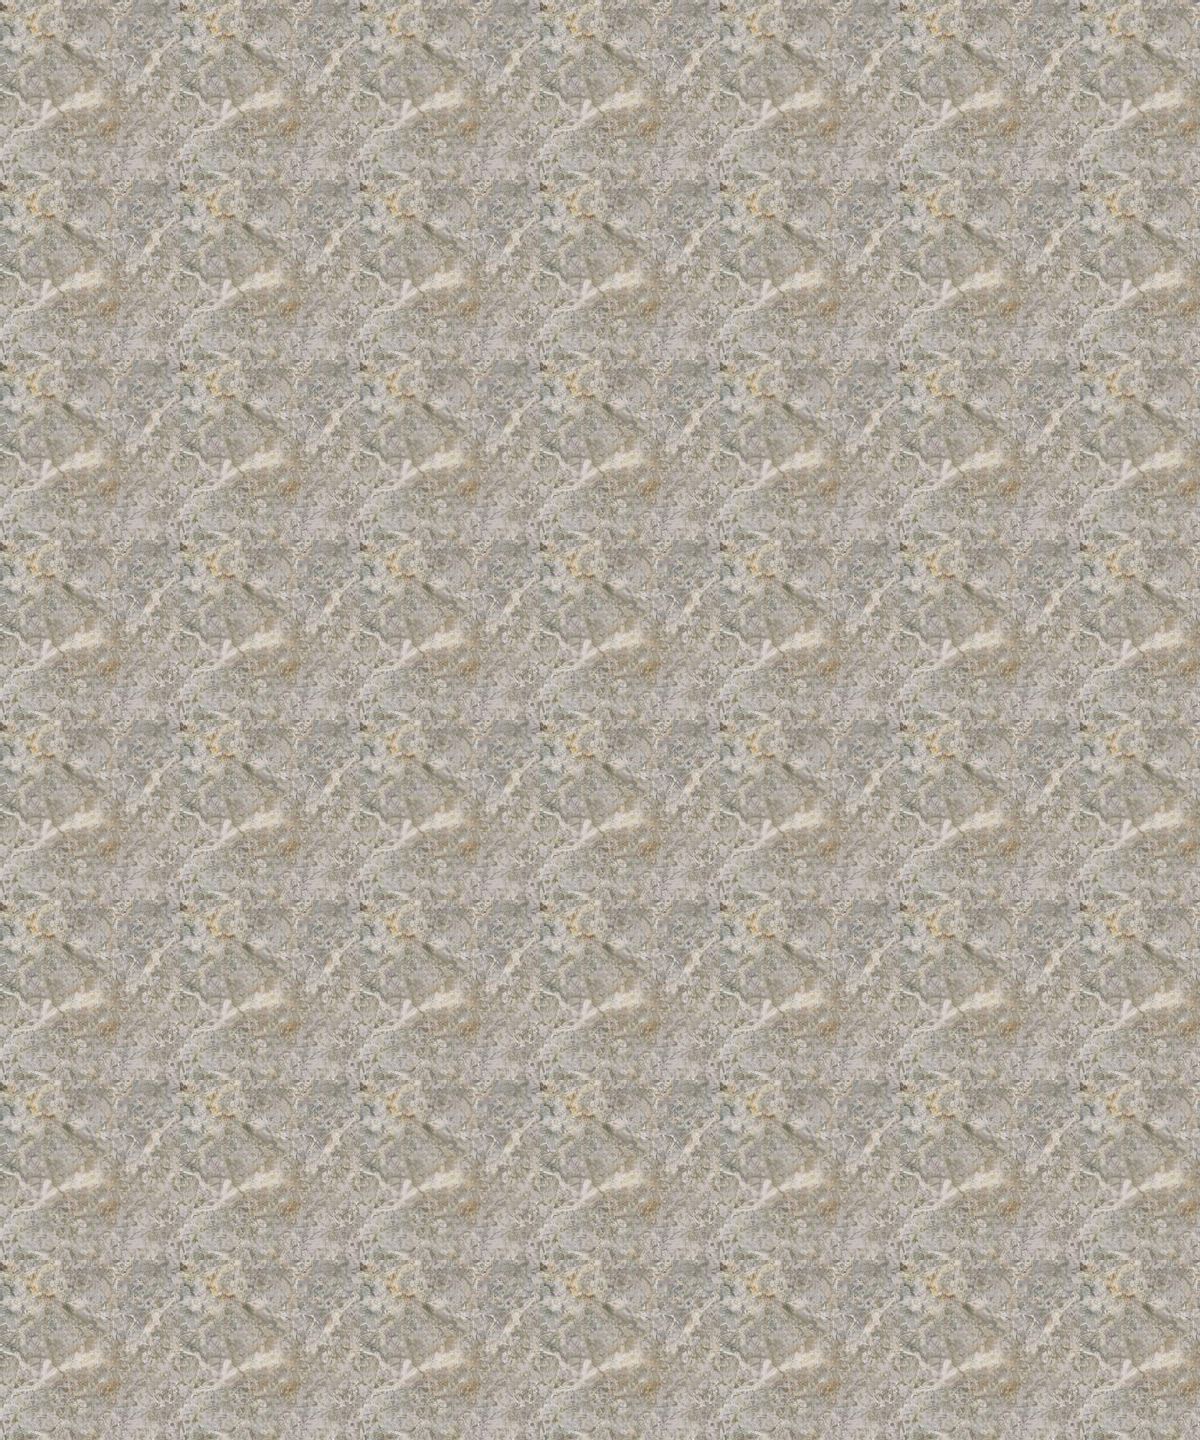

Tiled map render using the project's own tile images. Description and the map definition, with tile-layer contents summarised, below:
An orthogonal 20x24 tile map with 60x60 px tiles, 1 tile layer (blocks) and 30 objects.

<map version="1.0" orientation="orthogonal" renderorder="right-down" width="20" height="24" tilewidth="60" tileheight="60" nextobjectid="31">
 <tileset firstgid="1" name="background" tilewidth="60" tileheight="60" tilecount="9">
  <image source="background.jpg" trans="ff00ff" width="222" height="220" />
 </tileset>
 <layer name="blocks" width="20" height="24">
  <data>[480 cells, 480 non-empty, 9 distinct tile ids]</data>
 </layer>
 <objectgroup name="actors">
  <object id="1" x="240" y="420" width="60" height="60" />
  <object id="2" x="120" y="540" width="60" height="60" />
  <object id="3" x="420" y="360" width="60" height="60" />
  <object id="4" x="300" y="540" width="60" height="60" />
  <object id="5" x="180" y="660" width="60" height="60" />
  <object id="6" x="420" y="660" width="60" height="60" />
  <object id="7" x="180" y="300" width="60" height="60" />
  <object id="8" x="120" y="840" width="60" height="60" />
  <object id="9" x="420" y="840" width="60" height="60" />
  <object id="10" x="600" y="480" width="60" height="60" />
  <object id="11" x="600" y="240" width="60" height="60" />
  <object id="12" x="240" y="960" width="60" height="60" />
  <object id="13" x="60" y="1140" width="60" height="60" />
  <object id="14" x="360" y="1080" width="60" height="60" />
  <object id="15" x="540" y="1260" width="60" height="60" />
  <object id="16" x="600" y="720" width="60" height="60" />
  <object id="17" x="480" y="480" width="60" height="60" />
  <object id="18" x="840" y="120" width="60" height="60" />
  <object id="19" x="780" y="420" width="60" height="60" />
  <object id="20" x="780" y="960" width="60" height="60" />
  <object id="21" x="600" y="960" width="60" height="60" />
  <object id="22" x="840" y="1320" width="60" height="60" />
  <object id="23" x="180" y="1320" width="60" height="60" />
  <object id="24" x="300" y="120" width="60" height="60" />
  <object id="25" x="60" y="60" width="60" height="60" />
  <object id="26" x="480" y="60" width="60" height="60" />
  <object id="27" x="660" y="60" width="60" height="60" />
  <object id="28" x="60" y="240" width="60" height="60" />
  <object id="29" x="660" y="1140" width="60" height="60" />
  <object id="30" x="720" y="660" width="60" height="60" />
 </objectgroup>
</map>